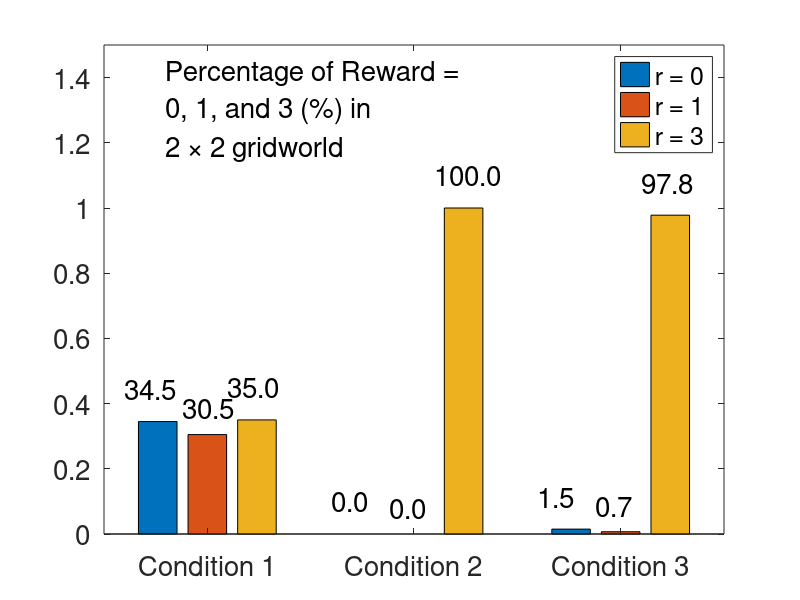

MATLAB code to generate this figure:
% plot 3 conditions hist compare
clc;

figure(1);
action_2by2 = [0.345 0.305 0.35;0 0 1;0.015 0.007 0.978];
x=1:1:9;
% bar(x,action_a);
b = bar(action_2by2);

ylim([0 1.5])

for i = 1:3
    text(x(i)-0.4, action_2by2(i)+0.1, num2str(action_2by2(i)*100,'%3.1f'), 'Fontsize',20);   
end

for i = 4:6
    text(x(i)-3.12, action_2by2(i)+0.08, num2str(action_2by2(i)*100,'%3.1f'), 'Fontsize',20);   
end

% text(6-3.3, action_2by2(6)+0.1, num2str(action_2by2(6)*100,'%3.1f'), 'Fontsize',20)

for i = 7:9
    text(x(i)-5.9, action_2by2(i)+0.1, num2str(action_2by2(i)*100,'%3.1f'), 'Fontsize',20);   
end

textstr={'Percentage of Reward = ';'0, 1, and 3 (%) in ';'2 \times 2 gridworld'};
text(0.8, 1.3,textstr,'Fontsize',20);
set(gca,'xticklabel', {'Condition 1','Condition 2','Condition 3'}, 'Fontsize', 20)

legend('r = 0','r = 1','r = 3')


